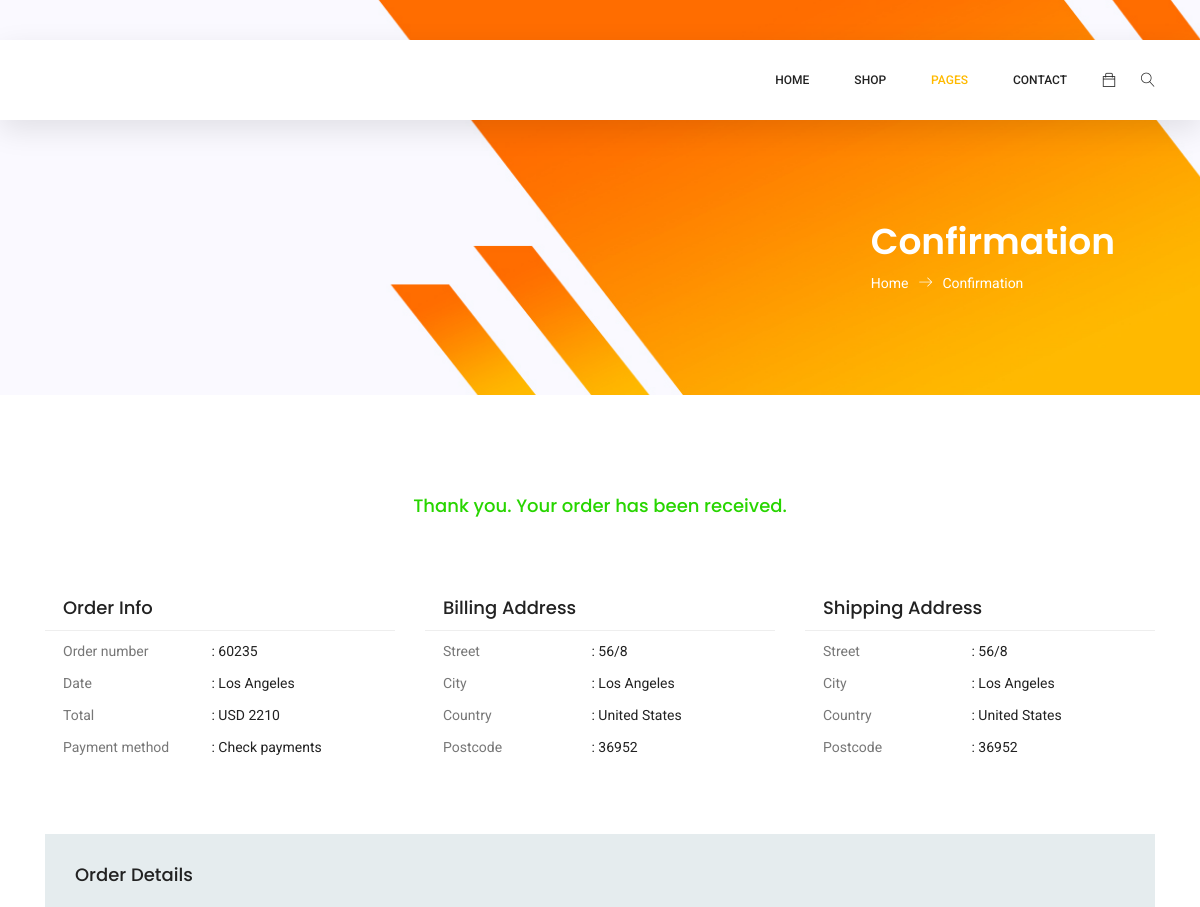
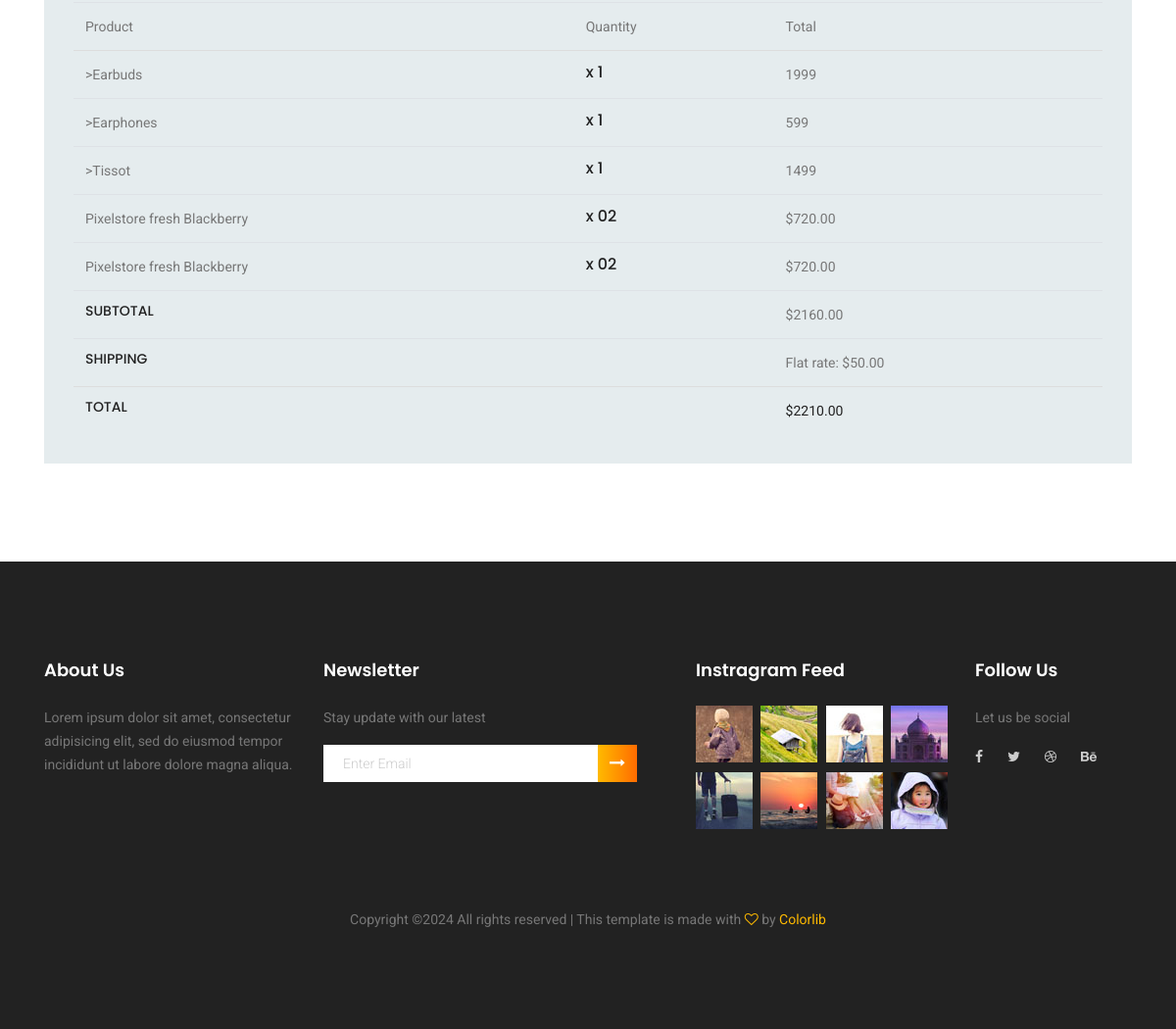
The app's page /confirmation (signed in) with its own data (2 pictures, top to bottom).
### UserApp/models.py (models this page shows)
class Cart (models.Model):
    user_id=models.ForeignKey(Register, on_delete=models.CASCADE, null=True)
    product_id=models.ForeignKey(Product,on_delete=models.CASCADE,null=True)
    productquantity=models.IntegerField(default=1)
    totalamount = models.IntegerField(default=0)

### AdminApp/models.py (models this page shows)
class Product(models.Model):
    category_id=models.ForeignKey(Category, on_delete=models.CASCADE, null=True)
    productname=models.TextField(max_length=50)
    productquantity=models.IntegerField(default=0)
    productprice=models.IntegerField(default=0)
    productimage=models.ImageField(upload_to="proimage",default="null.jpg")

### UserApp/views.py (the view)
# urls.py: path('confirmation',views.confirmation,name='confirmation'),
def confirmation(request):
     user_id=request.session.get('u_id')
     details=Cart.objects.filter(user_id=user_id)
     context= {
         'details':details,
          }
     return render(request,'conformation.html',context)

### UserApp/templates/conformation.html (shortened to what this page needs)
{% extends 'viewmore.html' %}
{% load static %}
{% block content %}
<section class="banner-area organic-breadcrumb">
    <div class="container">
        <div class="breadcrumb-banner d-flex flex-wrap align-items-center justify-content-end">
            <div class="col-first">
                <h1>Confirmation</h1>
                <nav class="d-flex align-items-center">
                    <a href="index.html">Home<span class="lnr lnr-arrow-right"></span></a>
                    <a href="category.html">Confirmation</a>
                </nav>
            </div>
        </div>
    </div>
</section>
<section class="order_details section_gap">
    <div class="container">
        <h3 class="title_confirmation">Thank you. Your order has been received.</h3>
        <div class="row order_d_inner">
            <div class="col-lg-4">
                <div class="details_item">
                    <h4>Order Info</h4>
                    <ul class="list">
                        <li><a href="#"><span>Order number</span> : 60235</a></li>
                        <li><a href="#"><span>Date</span> : Los Angeles</a></li>
                        <li><a href="#"><span>Total</span> : USD 2210</a></li>
                        <li><a href="#"><span>Payment method</span> : Check payments</a></li>
                    </ul>
                </div>
            </div>
            <div class="col-lg-4">
                <div class="details_item">
                    <h4>Billing Address</h4>
                    <ul class="list">
                        <li><a href="#"><span>Street</span> : 56/8</a></li>
                        <li><a href="#"><span>City</span> : Los Angeles</a></li>
                        <li><a href="#"><span>Country</span> : United States</a></li>
                        <li><a href="#"><span>Postcode </span> : 36952</a></li>
                    </ul>
                </div>
            </div>
            <div class="col-lg-4">
                <div class="details_item">
                    <h4>Shipping Address</h4>
                    <ul class="list">
                        <li><a href="#"><span>Street</span> : 56/8</a></li>
                        <li><a href="#"><span>City</span> : Los Angeles</a></li>
                        <li><a href="#"><span>Country</span> : United States</a></li>
                        <li><a href="#"><span>Postcode </span> : 36952</a></li>
                    </ul>
                </div>
            </div>
        </div>
        <div class="order_details_table">
            <h2>Order Details</h2>
            <div class="table-responsive">
                <table class="table">
                    <thead>
                        <tr>
                            <th scope="col">Product</th>
                            <th scope="col">Quantity</th>
                            <th scope="col">Total</th>
                        </tr>
                    </thead>
                    <tbody>
{% for i in details %}
                        <tr>
                            <td>
                                <p>>{{i.product_id.productname}}</p>
                            </td>
                            <td>
                                <h5>x {{i.productquantity}}</h5>
                            </td>
                            <td>
                                <p>{{i.product_id.productprice}}</p>
                            </td>
                        </tr>
{% endfor %}
                        <tr>
                            <td>
                                <p>Pixelstore fresh Blackberry</p>
                            </td>
                            <td>
                                <h5>x 02</h5>
                            </td>
                            <td>
                                <p>$720.00</p>
                            </td>
                        </tr>
                        <tr>
                            <td>
                                <p>Pixelstore fresh Blackberry</p>
                            </td>
                            <td>
                                <h5>x 02</h5>
                            </td>
                            <td>
                                <p>$720.00</p>
                            </td>
                        </tr>
                        <tr>
                            <td>
                                <h4>Subtotal</h4>
                            </td>
                            <td>
                            </td>
                            <td>
                                <p>$2160.00</p>
                            </td>
                        </tr>
                        <tr>
                            <td>
                                <h4>Shipping</h4>
                            </td>
                            <td>
                            </td>
                            <td>
                                <p>Flat rate: $50.00</p>
                            </td>
                        </tr>
                        <tr>
                            <td>
                                <h4>Total</h4>
                            </td>
                            <td>
                            </td>
                            <td>
                                <p>$2210.00</p>
                            </td>
                        </tr>
                    </tbody>
                </table>
            </div>
        </div>
    </div>
</section>
{% endblock %}

### records on screen
Cart: product_id.productname "Earbuds", productquantity "1", product_id.productprice "1999"
Cart: product_id.productname "Earphones", productquantity "1", product_id.productprice "599"
Cart: product_id.productname "Tissot", productquantity "1", product_id.productprice "1499"
